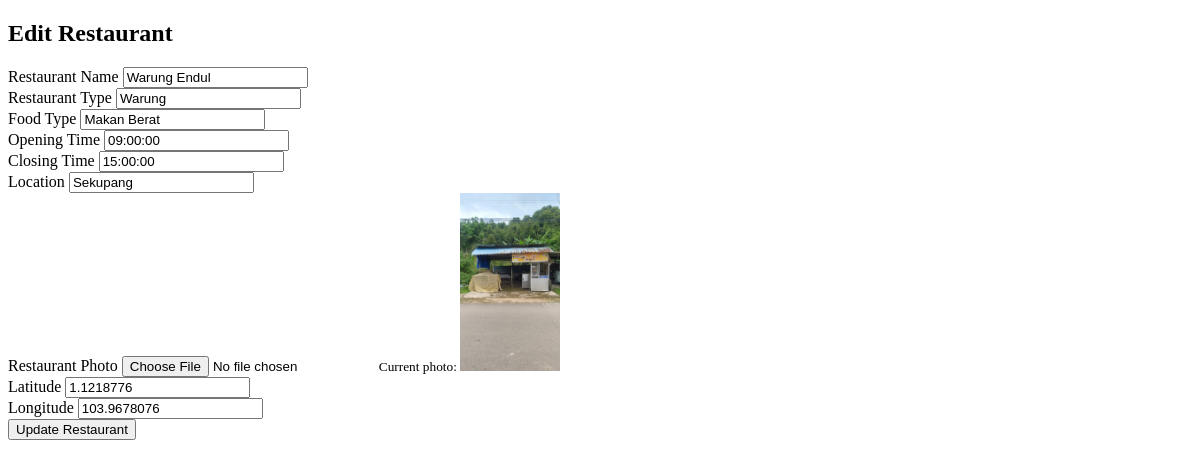
/edit.php?id=102, run on an earlier commit of the app's database.
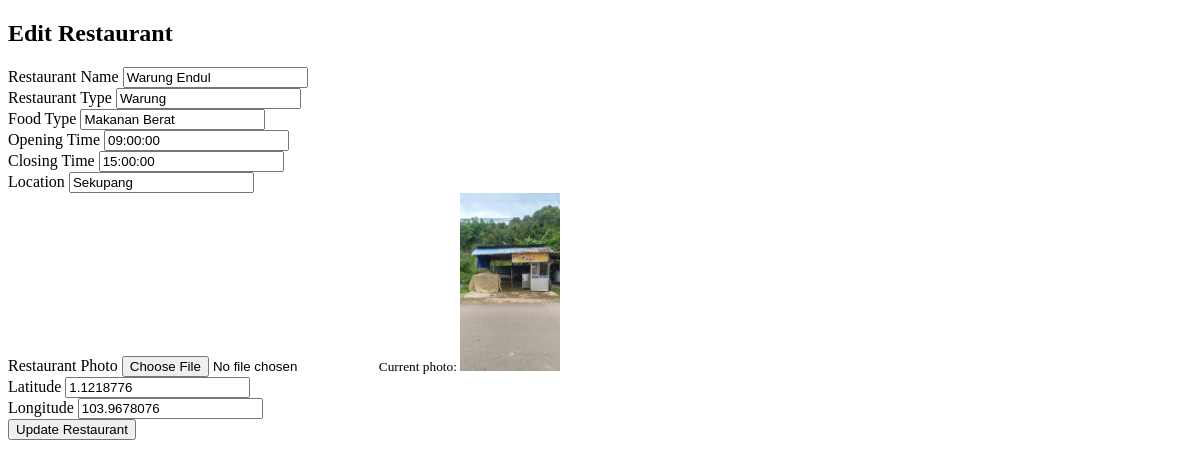
And on a later commit of the database.
### tables this page shows
CREATE TABLE `tbl_resto` (
  `id_resto` int(12) NOT NULL,
  `nama_resto` varchar(100) NOT NULL,
  `jenis_resto` varchar(100) NOT NULL,
  `jenis_makanan` varchar(100) NOT NULL,
  `jam_buka` time NOT NULL,
  `jam_tutup` time NOT NULL,
  `lokasi` text NOT NULL,
  `foto` varchar(255) NOT NULL,
  `latitude` varchar(100) NOT NULL,
  `longitude` varchar(100) NOT NULL
);

### edit.php (the view, shortened to what this page needs)
<?php
if (isset($_GET['id'])) {
    $id_resto = $_GET['id'];
    $conn = connectDB();
    $query = "SELECT * FROM tbl_resto WHERE id_resto = '$id_resto'";
    $result = mysqli_query($conn, $query);
    $restaurant = mysqli_fetch_assoc($result);
}
?>
<!DOCTYPE html>
<html lang="en">
<head>
</head>
<body>
    <h2>Edit Restaurant</h2>
    <form action="edit.php?id=<?php echo $id_resto; ?>" method="POST" enctype="multipart/form-data">
        <div class="mb-3">
            <label for="nama_resto" class="form-label">Restaurant Name</label>
            <input type="text" class="form-control" name="nama_resto" value="<?php echo $restaurant['nama_resto']; ?>" required>
        </div>
        <div class="mb-3">
            <label for="jenis_resto" class="form-label">Restaurant Type</label>
            <input type="text" class="form-control" name="jenis_resto" value="<?php echo $restaurant['jenis_resto']; ?>" required>
        </div>
        <div class="mb-3">
            <label for="jenis_makanan" class="form-label">Food Type</label>
            <input type="text" class="form-control" name="jenis_makanan" value="<?php echo $restaurant['jenis_makanan']; ?>" required>
        </div>
        <div class="mb-3">
            <label for="jam_buka" class="form-label">Opening Time</label>
            <input type="text" class="form-control" name="jam_buka" value="<?php echo $restaurant['jam_buka']; ?>" required>
        </div>
        <div class="mb-3">
            <label for="jam_tutup" class="form-label">Closing Time</label>
            <input type="text" class="form-control" name="jam_tutup" value="<?php echo $restaurant['jam_tutup']; ?>" required>
        </div>
        <div class="mb-3">
            <label for="lokasi" class="form-label">Location</label>
            <input type="text" class="form-control" name="lokasi" value="<?php echo $restaurant['lokasi']; ?>" required>
        </div>
        <div class="mb-3">
            <label for="foto" class="form-label">Restaurant Photo</label>
            <input type="file" class="form-control" name="foto">
            <small>Current photo: <img src="./assets/img/datagambar/<?php echo $restaurant['foto']; ?>" alt="Current Photo" width="100"></small>
        </div>
        <div class="mb-3">
            <label for="latitude" class="form-label">Latitude</label>
            <input type="text" class="form-control" name="latitude" value="<?php echo $restaurant['latitude']; ?>" required>
        </div>
        <div class="mb-3">
            <label for="longitude" class="form-label">Longitude</label>
            <input type="text" class="form-control" name="longitude" value="<?php echo $restaurant['longitude']; ?>" required>
        </div>
        <button type="submit" class="btn btn-primary">Update Restaurant</button>
    </form>
</body>
</html>

What changed in the data, as far as the page shows it:
changed tbl_resto "Warung Endul": jenis_makanan "Makan Berat" → "Makanan Berat"
